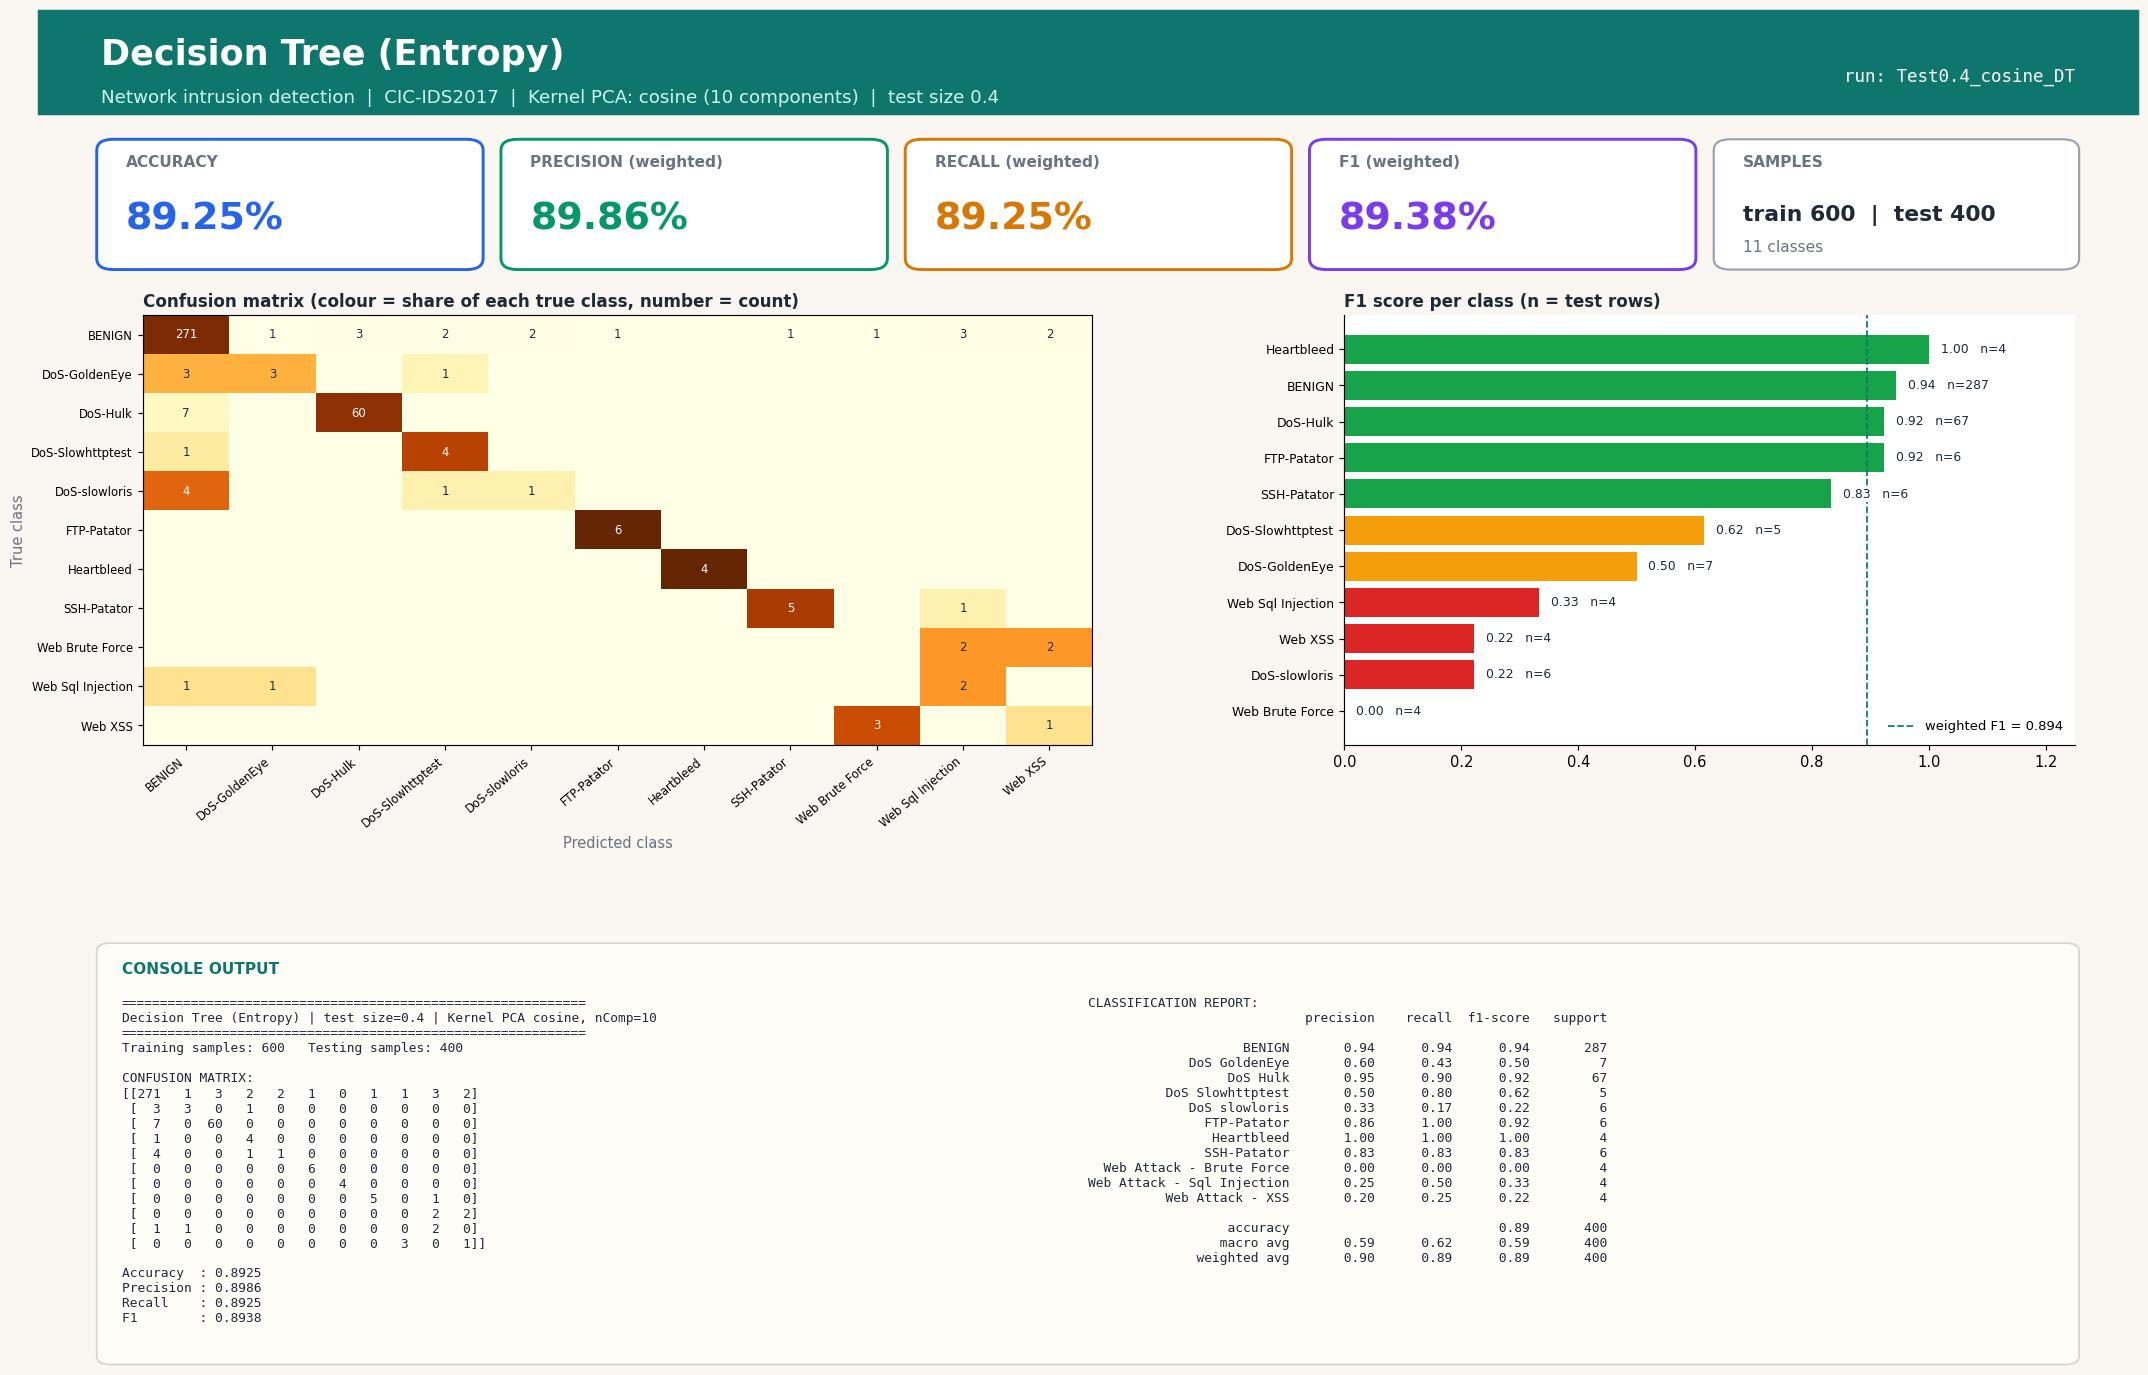

Recreate this plot in Python.
#!/usr/bin/env python3
"""Decision Tree (Entropy) | Test size 0.4 | Kernel PCA kernel=cosine, n_components=10
CIC-IDS2017 (Tue+Wed+Thu-morning) 1000-row stratified sample.
Run in any IDE (Spyder / VS Code / PyCharm / Jupyter): open the file and press Run, no arguments needed.
Saves next to this file: 'Test0.4_cosine_DT.jpg' - one image with the console output (confusion matrix, metrics, classification report) plus charts."""
import json, os
import numpy as np
import matplotlib.pyplot as plt
from sklearn.decomposition import KernelPCA
from sklearn.tree import DecisionTreeClassifier
from sklearn.metrics import (accuracy_score, classification_report, confusion_matrix,
                             f1_score, precision_score, recall_score)
from sklearn.model_selection import train_test_split
from sklearn.preprocessing import StandardScaler

TEST_SIZE, KERNEL, N_COMP, ALG, ALG_NAME = 0.4, "cosine", 10, "DT", "Decision Tree (Entropy)"
try:
    HERE = os.path.dirname(os.path.abspath(__file__))
except NameError:                      # Jupyter / interactive console
    HERE = os.getcwd()
def _find_root():                      # folder that contains data/sample.npz (works from any working directory)
    for p in (HERE, os.path.join(HERE, ".."), os.path.join(HERE, "..", ".."), os.getcwd()):
        if os.path.exists(os.path.join(p, "data", "sample.npz")):
            return os.path.abspath(p)
    raise FileNotFoundError("data/sample.npz not found - run prepare_data.py or keep the repo folder structure")
ROOT = _find_root()
tag = f"Test{TEST_SIZE}_{KERNEL}_{ALG}"

# 1. LOAD cached, cleaned sample (see prepare_data.py)
d = np.load(os.path.join(ROOT, "data", "sample.npz"), allow_pickle=True)
X, y, class_names = d["X"], d["y"], [str(c).replace("�", "-") for c in d["classes"]]

# 2. SPLIT
X_train, X_test, y_train, y_test = train_test_split(
    X, y, test_size=TEST_SIZE, random_state=42, stratify=y)

# 3. SCALE (fit on train only)
scaler = StandardScaler()
X_train = scaler.fit_transform(X_train); X_test = scaler.transform(X_test)

# 4. DIMENSIONALITY REDUCTION: Kernel PCA (fit on train only; gamma = sklearn default 1/n_features)
kpca = KernelPCA(n_components=N_COMP, kernel=KERNEL, random_state=0)
X_train = kpca.fit_transform(X_train); X_test = kpca.transform(X_test)

# 5. CLASSIFIER
classifier = DecisionTreeClassifier(criterion="entropy", random_state=0)
classifier.fit(X_train, y_train)
y_pred = classifier.predict(X_test)

# 6. METRICS
labels = np.arange(len(class_names))
cm = confusion_matrix(y_test, y_pred, labels=labels)
res = dict(test_size=TEST_SIZE, kernel=KERNEL, n_components=N_COMP, algorithm=ALG, model=ALG_NAME,
           n_train=int(len(y_train)), n_test=int(len(y_test)),
           accuracy=accuracy_score(y_test, y_pred),
           precision=precision_score(y_test, y_pred, average="weighted", zero_division=0),
           recall=recall_score(y_test, y_pred, average="weighted", zero_division=0),
           f1=f1_score(y_test, y_pred, average="weighted", zero_division=0))
report = classification_report(y_test, y_pred, labels=labels, target_names=class_names, zero_division=0)
lines = ["=" * 60, f"{ALG_NAME} | test size={TEST_SIZE} | Kernel PCA {KERNEL}, nComp={N_COMP}", "=" * 60,
         f"Training samples: {len(y_train)}   Testing samples: {len(y_test)}", "", "CONFUSION MATRIX:", np.array2string(cm), ""]
for k in ("accuracy", "precision", "recall", "f1"): lines.append(f"{k.capitalize():10s}: {res[k]:.4f}")
lines += ["", "CLASSIFICATION REPORT:", report]
console_output = "\n".join(lines); print(console_output)

# 7. VISUAL OUTPUT: ONE report-style image (banner, KPI cards, charts, console output) - real results only
from matplotlib.patches import FancyBboxPatch, Rectangle
short = [c.replace("Web Attack - ", "Web ").replace("DoS ", "DoS-") for c in class_names]
rep = classification_report(y_test, y_pred, labels=labels, target_names=class_names, zero_division=0, output_dict=True)
cmn = cm / np.maximum(cm.sum(axis=1, keepdims=True), 1)          # row-normalised = per-class recall
INK, MUTED, BG, ACC = "#1f2937", "#6b7280", "#faf7f2", "#0f766e"
fig = plt.figure(figsize=(20, 13.2), dpi=105, facecolor=BG)
fig.add_artist(Rectangle((0, 0.925), 1, 0.075, transform=fig.transFigure, color=ACC, zorder=0))
fig.text(0.03, 0.968, f"{ALG_NAME}", fontsize=24, fontweight="bold", color="white", va="center")
fig.text(0.03, 0.937, f"Network intrusion detection  |  CIC-IDS2017  |  Kernel PCA: {KERNEL} ({N_COMP} components)  |  test size {TEST_SIZE}",
         fontsize=12.5, color="#ccfbf1", va="center")
fig.text(0.97, 0.952, f"run: {tag}", fontsize=12, color="white", ha="right", va="center", family="monospace")

# KPI cards
cards = [("ACCURACY", res["accuracy"], "#2563eb"), ("PRECISION (weighted)", res["precision"], "#059669"),
         ("RECALL (weighted)", res["recall"], "#d97706"), ("F1 (weighted)", res["f1"], "#7c3aed")]
for i, (lab, v, col) in enumerate(cards):
    x0 = 0.03 + i * 0.1925
    fig.add_artist(FancyBboxPatch((x0, 0.815), 0.18, 0.09, boxstyle="round,pad=0.002,rounding_size=0.008", transform=fig.transFigure,
                                  facecolor="white", edgecolor=col, linewidth=2))
    fig.text(x0 + 0.012, 0.887, lab, fontsize=10.5, color=MUTED, fontweight="bold")
    fig.text(x0 + 0.012, 0.842, f"{v * 100:.2f}%", fontsize=26, color=col, fontweight="bold")
fig.add_artist(FancyBboxPatch((0.80, 0.815), 0.17, 0.09, boxstyle="round,pad=0.002,rounding_size=0.008", transform=fig.transFigure,
                              facecolor="white", edgecolor="#9ca3af", linewidth=1.5))
fig.text(0.812, 0.887, "SAMPLES", fontsize=10.5, color=MUTED, fontweight="bold")
fig.text(0.812, 0.848, f"train {res['n_train']}  |  test {res['n_test']}", fontsize=15, color=INK, fontweight="bold")
fig.text(0.812, 0.826, f"{len(class_names)} classes", fontsize=10.5, color=MUTED)

gs = fig.add_gridspec(1, 2, left=0.05, right=0.97, top=0.78, bottom=0.47, wspace=0.30, width_ratios=[1.3, 1])
ax1 = fig.add_subplot(gs[0, 0]); ax2 = fig.add_subplot(gs[0, 1])
for ax in (ax1, ax2): ax.set_facecolor("white")
im = ax1.imshow(cmn, cmap="YlOrBr", vmin=0, vmax=1, aspect="auto")
ax1.set_xticks(labels); ax1.set_yticks(labels); ax1.set_xticklabels(short, rotation=40, ha="right", fontsize=8); ax1.set_yticklabels(short, fontsize=8)
ax1.set_title("Confusion matrix (colour = share of each true class, number = count)", loc="left", fontsize=11.5, color=INK, fontweight="bold")
ax1.set_xlabel("Predicted class", color=MUTED); ax1.set_ylabel("True class", color=MUTED)
for a_ in labels:
    for b_ in labels:
        if cm[a_, b_]: ax1.text(b_, a_, cm[a_, b_], ha="center", va="center", fontsize=8, color="white" if cmn[a_, b_] > 0.6 else INK)
f1s = [rep[c]["f1-score"] for c in class_names]; sup = [int(rep[c]["support"]) for c in class_names]
order = np.argsort(f1s)
cols = ["#dc2626" if f1s[i] < 0.34 else "#f59e0b" if f1s[i] < 0.67 else "#16a34a" for i in order]
ax2.barh(range(len(order)), [f1s[i] for i in order], color=cols)
ax2.set_yticks(range(len(order))); ax2.set_yticklabels([short[i] for i in order], fontsize=8.5); ax2.set_xlim(0, 1.25)
ax2.set_title("F1 score per class (n = test rows)", loc="left", fontsize=11.5, color=INK, fontweight="bold")
for k, i in enumerate(order): ax2.text(f1s[i] + 0.02, k, f"{f1s[i]:.2f}   n={sup[i]}", va="center", fontsize=8.5, color=INK, zorder=5, bbox=dict(facecolor="white", edgecolor="none", pad=1))
for sp in ("top", "right"): ax2.spines[sp].set_visible(False)
ax2.axvline(res["f1"], color=ACC, ls="--", lw=1.2, label=f"weighted F1 = {res['f1']:.3f}"); ax2.legend(loc="lower right", fontsize=9, frameon=False)

# console output panel (same text that is printed to the console)
fig.add_artist(FancyBboxPatch((0.03, 0.025), 0.94, 0.30, boxstyle="round,pad=0.002,rounding_size=0.006", transform=fig.transFigure,
                              facecolor="#fffdf8", edgecolor="#d6d3d1", linewidth=1.2))
fig.text(0.04, 0.305, "CONSOLE OUTPUT", fontsize=10.5, color=ACC, fontweight="bold")
split_at = lines.index("CLASSIFICATION REPORT:")
fig.text(0.04, 0.288, "\n".join(lines[:split_at]), family="monospace", fontsize=8.8, color=INK, va="top")
fig.text(0.50, 0.288, "\n".join(lines[split_at:]), family="monospace", fontsize=8.8, color=INK, va="top")
plt.savefig(os.path.join(HERE, tag + ".jpg"), format="jpg", bbox_inches="tight", facecolor=BG)
if os.environ.get("ACN_NO_SHOW") != "1": plt.show()   # IDEs display the image; run_all.py disables this
plt.close()

os.makedirs(os.path.join(ROOT, "results", "json"), exist_ok=True)
with open(os.path.join(ROOT, "results", "json", tag + ".json"), "w") as f: json.dump(res, f)
